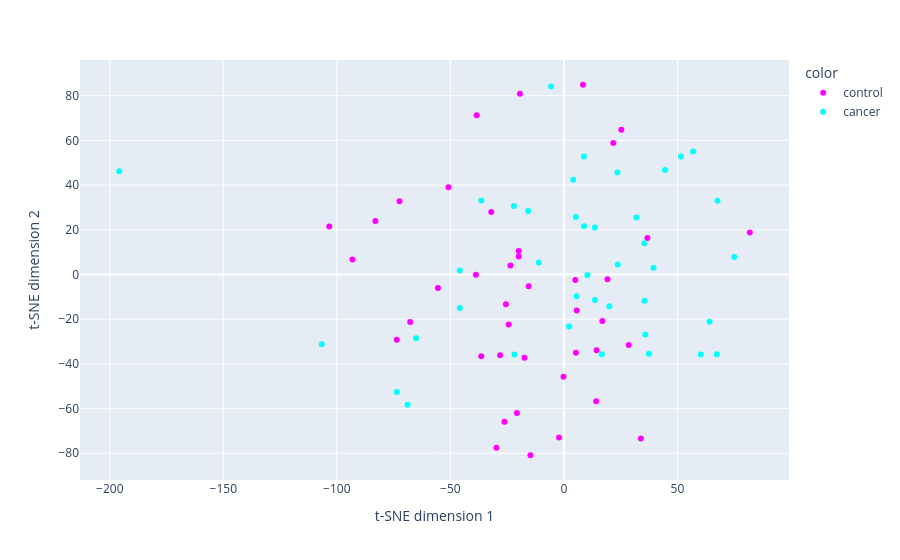

This figure's notebook cell:
### Markdown cell above
### 2D plot

### Code cell
import plotly.express as px
fig = px.scatter(x=X_embedded[:,0], y=X_embedded[:,1], color=tmp_train['Class'],color_discrete_sequence=["magenta", "cyan"])
# fig.set_size_inches(10,6)
fig.update_layout(
        xaxis_title='t-SNE dimension 1',
        yaxis_title='t-SNE dimension 2',
    )
fig.show()

### Figure 1 — Plotly figure (JSON) as saved in the notebook; plotly's stock layout.template omitted (floating-point values rounded to 4 significant figures)
{"data": [{"hovertemplate": "color=control<br>x=%{x}<br>y=%{y}<extra></extra>", "legendgroup": "control", "marker": {"color": "magenta", "symbol": "circle"}, "mode": "markers", "name": "control", "orientation": "v", "showlegend": true, "type": "scatter", "x": [-55.49, -67.68, -23.57, -25.55, -17.38, -14.74, -29.73, -20.7, -103.3, -93.14, -2.156, -32.01, -83.04, -72.41, -36.39, 25.31, -26.18, -0.1855, 36.77, -50.81, 33.91, -19.93, -28.1, -19.9, -24.33, -38.78, -73.6, 21.73, 28.53, 5.673, 14.2, 81.86, -15.5, -38.42, -19.38, 8.417, 14.39, 16.91, 5.291, 19.18, 5.024], "xaxis": "x", "y": [-6.094, -21.31, 4.045, -13.39, -37.27, -80.88, -77.53, -61.95, 21.48, 6.717, -72.92, 27.94, 23.9, 32.76, -36.56, 64.7, -65.89, -45.75, 16.27, 39.01, -73.37, 10.53, -36.17, 8.022, -22.35, -0.1467, -29.18, 58.76, -31.62, -16.15, -56.7, 18.8, -5.297, 71.17, 80.87, 84.85, -33.9, -20.82, -35.06, -2.124, -2.505], "yaxis": "y"}, {"hovertemplate": "color=cancer<br>x=%{x}<br>y=%{y}<extra></extra>", "legendgroup": "cancer", "marker": {"color": "cyan", "symbol": "circle"}, "mode": "markers", "name": "cancer", "orientation": "v", "showlegend": true, "type": "scatter", "x": [-22.01, -15.76, 23.56, -5.658, 23.71, -45.84, -73.58, -68.82, 8.808, 2.33, 5.587, -106.6, 67.63, 35.38, 64.11, 60.25, 44.54, 31.89, 37.43, -195.8, -21.78, 56.9, 51.56, 75.02, 13.61, 35.52, 39.44, -65.09, 5.262, 20.0, 67.34, 4.123, 8.836, -11.07, 13.67, 10.34, 16.71, -45.84, -36.35, 35.81], "xaxis": "x", "y": [30.56, 28.4, 45.59, 84.02, 4.48, -15.02, -52.59, -58.24, 52.76, -23.31, -9.802, -31.22, 32.99, 13.91, -21.15, -35.84, 46.74, 25.51, -35.46, 46.18, -35.83, 55.05, 52.73, 7.779, 20.95, -11.81, 2.976, -28.57, 25.65, -14.22, -35.74, 42.31, 21.52, 5.305, -11.49, -0.2637, -35.67, 1.773, 33.05, -26.82], "yaxis": "y"}], "layout": {"legend": {"title": {"text": "color"}, "tracegroupgap": 0}, "margin": {"t": 60}, "xaxis": {"anchor": "y", "domain": [0, 1], "title": {"text": "t-SNE dimension 1"}}, "yaxis": {"anchor": "x", "domain": [0, 1], "title": {"text": "t-SNE dimension 2"}}}}
